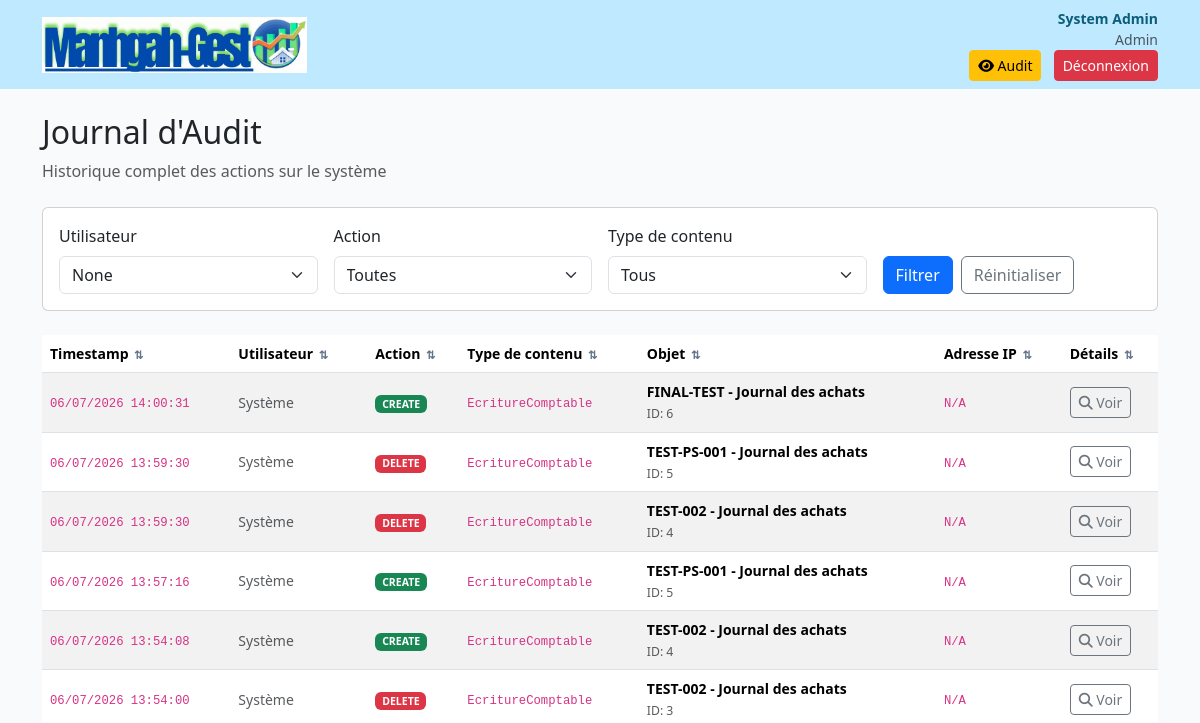
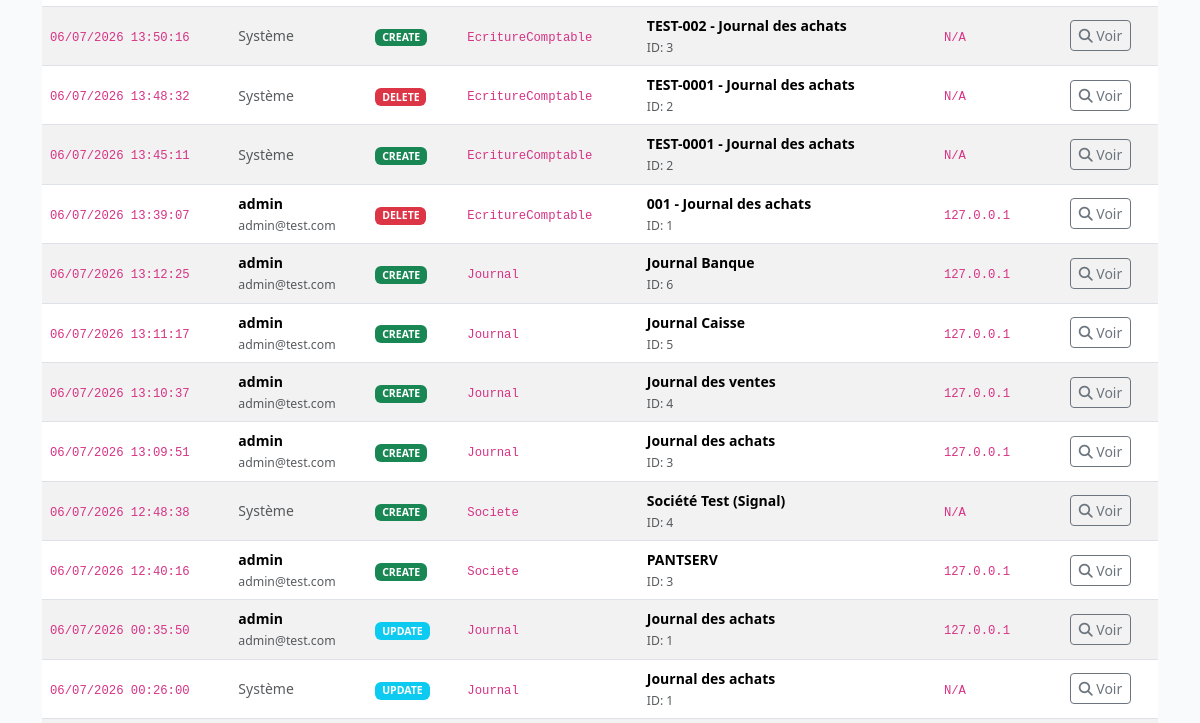
Before: /audit/ (signed in, upper part) with the older database file (2 pictures, top to bottom).
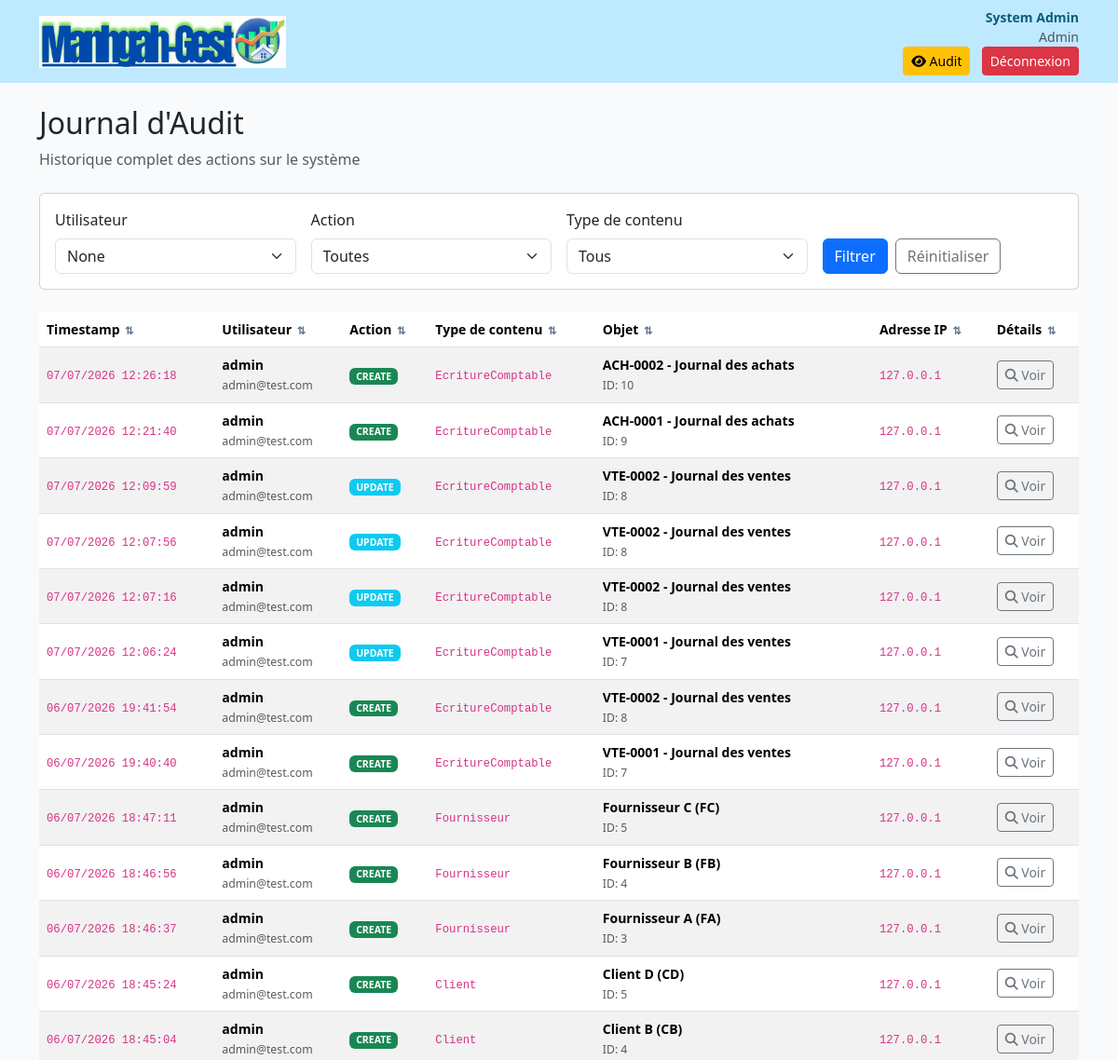
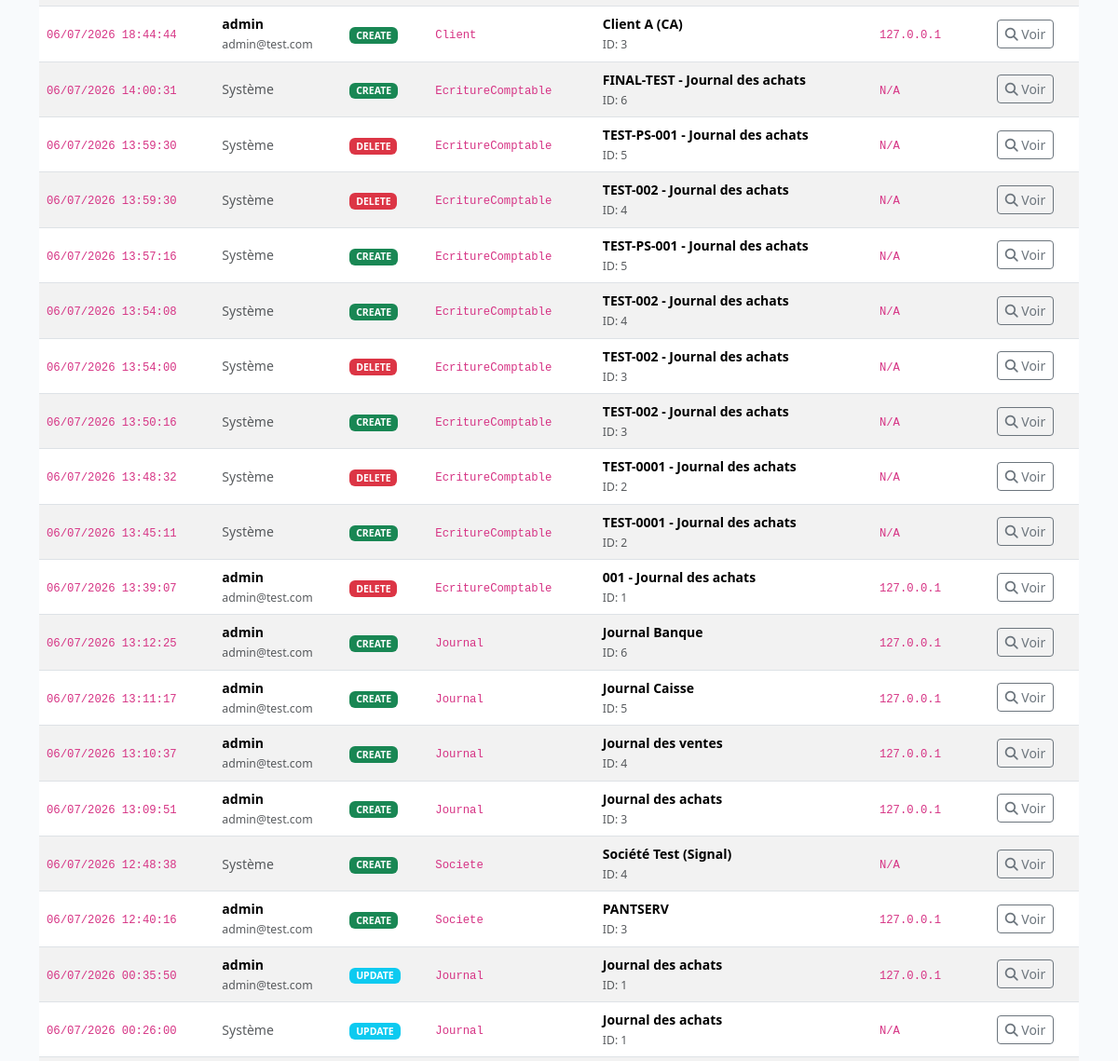
After: the same page with the newer database file (2 pictures, top to bottom).
### core/models.py (models this page shows, shortened)
class ActivityLog(models.Model):
    ACTION_CHOICES = [
        ('CREATE', 'Création'),
        ('UPDATE', 'Modification'),
        ('DELETE', 'Suppression'),
        ('LOGIN', 'Connexion'),
        ('LOGOUT', 'Déconnexion'),
        ('VIEW', 'Consultation'),
    ]
    user = models.ForeignKey('auth.User', on_delete=models.SET_NULL, null=True, verbose_name='Utilisateur')
    action = models.CharField(max_length=20, choices=ACTION_CHOICES, verbose_name='Action')
    content_type = models.CharField(max_length=100, verbose_name='Type de contenu')
    object_id = models.PositiveIntegerField(blank=True, null=True, verbose_name='ID Objet')
    object_name = models.CharField(max_length=255, blank=True, null=True, verbose_name='Nom de l\'objet')
    old_values = models.JSONField(blank=True, null=True, verbose_name='Valeurs précédentes')
    new_values = models.JSONField(blank=True, null=True, verbose_name='Nouvelles valeurs')
    ip_address = models.GenericIPAddressField(blank=True, null=True, verbose_name='Adresse IP')
    user_agent = models.TextField(blank=True, null=True, verbose_name='User Agent')
    timestamp = models.DateTimeField(auto_now_add=True, verbose_name='Timestamp')
    details = models.TextField(blank=True, null=True, verbose_name='Détails supplémentaires')
    class Meta:
        verbose_name = 'Journal d\'activité'
        verbose_name_plural = 'Journaux d\'activité'
        ordering = ['-timestamp']
        indexes = [
            models.Index(fields=['-timestamp']),
            models.Index(fields=['user', '-timestamp']),
            models.Index(fields=['content_type', '-timestamp']),
        ]

### core/views.py (the view)
# urls.py: path('audit/', views.activity_log, name='activity_log'),
@login_required
def activity_log(request):
    if not request.user.is_superuser:
        messages.error(request, "Accès réservé à l'administrateur.")
        return redirect('accueil')
    logs = ActivityLog.objects.all().order_by('-timestamp')[:1000]
    user_filter = request.GET.get('user')
    action_filter = request.GET.get('action')
    content_type_filter = request.GET.get('content_type')
    if user_filter:
        logs = logs.filter(user__username=user_filter)
    if action_filter:
        logs = logs.filter(action=action_filter)
    if content_type_filter:
        logs = logs.filter(content_type=content_type_filter)
    return render(request, 'core/activity_log.html', {
        'logs': logs,
        'users': ActivityLog.objects.values_list('user__username', flat=True).distinct(),
        'actions': ActivityLog.ACTION_CHOICES,
        'content_types': ActivityLog.objects.values_list('content_type', flat=True).distinct(),
    })

### core/models.py (called while the page is built)
    def __str__(self):
        return self.nom

### templates/core/activity_log.html (shortened to what this page needs)
{% extends 'core/base.html' %}
{% block content %}
  <div class="d-flex justify-content-between align-items-center mb-4">
    <div>
      <h2>Journal d'Audit</h2>
      <p class="text-muted mb-0">Historique complet des actions sur le système</p>
    </div>
  </div>
  <div class="card mb-4 p-3">
    <form method="get" class="row g-3">
      <div class="col-md-3">
        <label class="form-label">Utilisateur</label>
        <select name="user" class="form-select">
          {% for user in users %}
            <option value="{{ user }}" {% if user == request.GET.user %}selected{% endif %}>{{ user }}</option>
          {% endfor %}
        </select>
      </div>
      <div class="col-md-3">
        <label class="form-label">Action</label>
        <select name="action" class="form-select">
          <option value="">Toutes</option>
        </select>
      </div>
      <div class="col-md-3">
        <label class="form-label">Type de contenu</label>
        <select name="content_type" class="form-select">
          <option value="">Tous</option>
        </select>
      </div>
      <div class="col-md-3 d-flex align-items-end gap-2">
        <button type="submit" class="btn btn-primary">Filtrer</button>
        <a href="{% url 'activity_log' %}" class="btn btn-outline-secondary">Réinitialiser</a>
      </div>
    </form>
  </div>
  <div class="table-responsive">
    <table class="table table-striped table-hover align-middle small">
      <thead>
        <tr>
          <th>Timestamp</th>
          <th>Utilisateur</th>
          <th>Action</th>
          <th>Type de contenu</th>
          <th>Objet</th>
          <th>Adresse IP</th>
          <th>Détails</th>
        </tr>
      </thead>
      <tbody>
        {% for log in logs %}
          <tr>
            <td><code>{{ log.timestamp|date:"d/m/Y H:i:s" }}</code></td>
            <td>
              {% if log.user %}
                <strong>{{ log.user.username }}</strong><br>
                <small class="text-muted">{{ log.user.email }}</small>
              {% else %}
                <span class="text-muted">Système</span>
              {% endif %}
            </td>
            <td>
              {% if log.action == "CREATE" %}
                <span class="badge bg-success">{{ log.action }}</span>
              {% elif log.action == "UPDATE" %}
                <span class="badge bg-info">{{ log.action }}</span>
              {% elif log.action == "DELETE" %}
                <span class="badge bg-danger">{{ log.action }}</span>
              {% else %}
                <span class="badge bg-secondary">{{ log.action }}</span>
              {% endif %}
            </td>
            <td><code>{{ log.content_type }}</code></td>
            <td>
              <strong>{{ log.object_name|truncatewords:5 }}</strong><br>
              <small class="text-muted">ID: {{ log.object_id }}</small>
            </td>
            <td><code>{{ log.ip_address|default:"N/A" }}</code></td>
            <td>
              {% if log.old_values or log.new_values %}
                <button class="btn btn-sm btn-outline-secondary" data-bs-toggle="modal" data-bs-target="#modal{{ log.id }}">
                  <i class="fa-solid fa-magnifying-glass"></i> Voir
                </button>
              {% else %}
                <span class="text-muted small">—</span>
              {% endif %}
            </td>
          </tr>
        {% empty %}
          <tr>
            <td colspan="7" class="text-center text-muted">Aucune activité enregistrée.</td>
          </tr>
        {% endfor %}
      </tbody>
    </table>
  </div>
{% endblock %}

Changed rows visible on the page:
added ActivityLog: timestamp "07/07/2026 12:26:18", user.username "admin", user.email "admin@test.com", action "CREATE", content_type "EcritureComptable", object_name "ACH-0002 - Journal des achats", object_id "10", ip_address "127.0.0.1"
added ActivityLog: timestamp "07/07/2026 12:21:40", user.username "admin", user.email "admin@test.com", action "CREATE", content_type "EcritureComptable", object_name "ACH-0001 - Journal des achats", object_id "9", ip_address "127.0.0.1"
added ActivityLog: timestamp "07/07/2026 12:09:59", user.username "admin", user.email "admin@test.com", action "UPDATE", content_type "EcritureComptable", object_name "VTE-0002 - Journal des ventes", object_id "8", ip_address "127.0.0.1"
added ActivityLog: timestamp "07/07/2026 12:07:56", user.username "admin", user.email "admin@test.com", action "UPDATE", content_type "EcritureComptable", object_name "VTE-0002 - Journal des ventes", object_id "8", ip_address "127.0.0.1"
added ActivityLog: timestamp "07/07/2026 12:07:16", user.username "admin", user.email "admin@test.com", action "UPDATE", content_type "EcritureComptable", object_name "VTE-0002 - Journal des ventes", object_id "8", ip_address "127.0.0.1"
added ActivityLog: timestamp "07/07/2026 12:06:24", user.username "admin", user.email "admin@test.com", action "UPDATE", content_type "EcritureComptable", object_name "VTE-0001 - Journal des ventes", object_id "7", ip_address "127.0.0.1"
added ActivityLog: timestamp "06/07/2026 19:41:54", user.username "admin", user.email "admin@test.com", action "CREATE", content_type "EcritureComptable", object_name "VTE-0002 - Journal des ventes", object_id "8", ip_address "127.0.0.1"
added ActivityLog: timestamp "06/07/2026 19:40:40", user.username "admin", user.email "admin@test.com", action "CREATE", content_type "EcritureComptable", object_name "VTE-0001 - Journal des ventes", object_id "7", ip_address "127.0.0.1"
added ActivityLog: timestamp "06/07/2026 18:47:11", user.username "admin", user.email "admin@test.com", action "CREATE", content_type "Fournisseur", object_name "Fournisseur C (FC)", object_id "5", ip_address "127.0.0.1"
added ActivityLog: timestamp "06/07/2026 18:46:56", user.username "admin", user.email "admin@test.com", action "CREATE", content_type "Fournisseur", object_name "Fournisseur B (FB)", object_id "4", ip_address "127.0.0.1"
added ActivityLog: timestamp "06/07/2026 18:46:37", user.username "admin", user.email "admin@test.com", action "CREATE", content_type "Fournisseur", object_name "Fournisseur A (FA)", object_id "3", ip_address "127.0.0.1"
added ActivityLog: timestamp "06/07/2026 18:45:24", user.username "admin", user.email "admin@test.com", action "CREATE", content_type "Client", object_name "Client D (CD)", object_id "5", ip_address "127.0.0.1"
added ActivityLog: timestamp "06/07/2026 18:45:04", user.username "admin", user.email "admin@test.com", action "CREATE", content_type "Client", object_name "Client B (CB)", object_id "4", ip_address "127.0.0.1"
added ActivityLog: timestamp "06/07/2026 18:44:44", user.username "admin", user.email "admin@test.com", action "CREATE", content_type "Client", object_name "Client A (CA)", object_id "3", ip_address "127.0.0.1"
